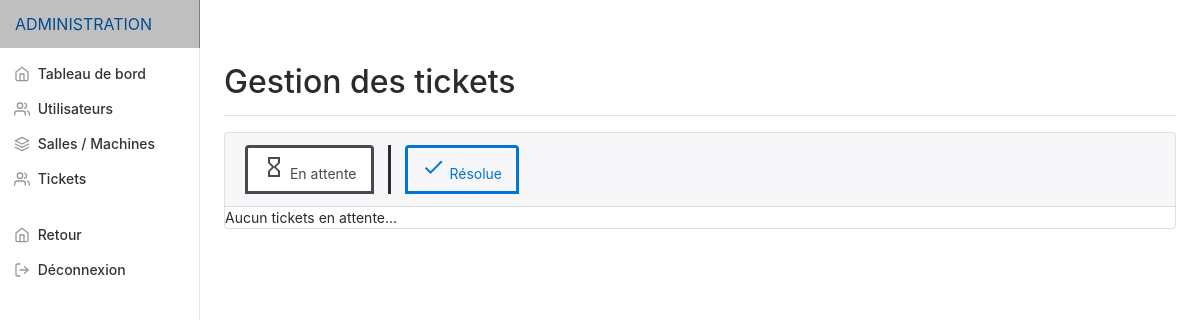
The app's page /tickets.php (signed in), older data.
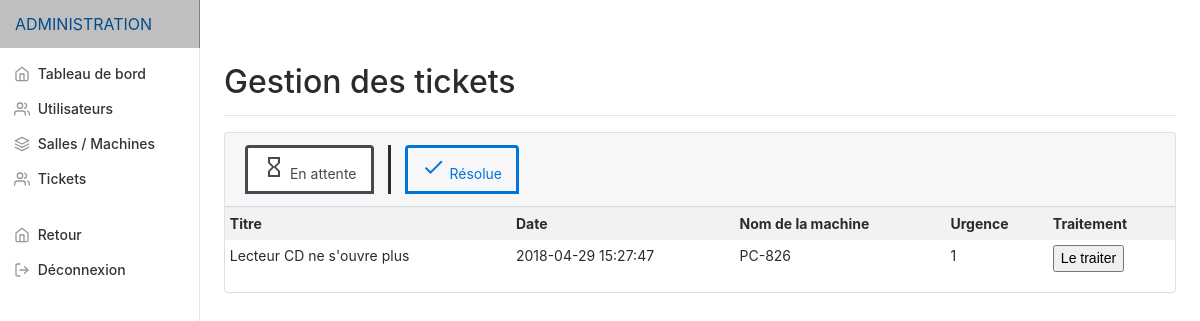
The same page, newer data.
### tables this page shows
CREATE TABLE `tickets` (
  `id_ticket` int(11) NOT NULL,
  `titre_ticket` varchar(255) NOT NULL,
  `date_ticket` datetime NOT NULL,
  `description_ticket` varchar(1000) NOT NULL,
  `urgence_ticket` varchar(255) NOT NULL,
  `statut_ticket` varchar(255) NOT NULL,
  `libelle_categorie_ticket` varchar(255) DEFAULT NULL,
  `libelle_ticket` varchar(255) DEFAULT NULL,
  `id_utilisateur` int(11) NOT NULL,
  `nom_machine` varchar(255) NOT NULL,
  `id_technicien` int(11) DEFAULT NULL,
  `traitement_ticket` varchar(1000) DEFAULT NULL
);

### tickets.php (the view, shortened to what this page needs)
<?php include('inc/admin/header.php'); ?>
<link href="assets/css/tickets.css" rel="stylesheet">
<?php
$req = $bdd->prepare('SELECT * FROM tickets WHERE statut_ticket = 0');
$req->execute();
$result_att = $req->fetchAll();
?>
<main role="main" class="col-md-9 ml-sm-auto col-lg-10 pt-3 px-4">
  <div class="d-flex justify-content-between flex-wrap flex-md-nowrap align-items-center pb-2 mb-3 border-bottom">
    <h1 class="h2">Gestion des tickets</h1>
  </div>
  <div class="card card-nav-tabs">
      <div class="card-header" data-background-color="purple">
          <div class="nav-tabs-navigation">
              <div class="nav-tabs-wrapper">
                  <ul class="nav nav-tabs" data-tabs="tabs">
                      <li class="" style="border-right: solid; margin-right: 1em; padding-right: 1em;">
                          <a class="nav-link nav-link-tickets active" href="#attente" data-toggle="tab">
                              <i class="material-icons">hourglass_empty</i> En attente
                          </a>
                      </li>
                      <li class="">
                          <a class="nav-link nav-link-tickets" href="#resolue" data-toggle="tab">
                              <i class="material-icons">done</i> Résolue
                          </a>
                      </li>
                  </ul>
              </div>
          </div>
      </div>
      <div class="card-content">
          <div class="tab-content">
              <div class="tab-pane active" id="attente">
                <div class="table-responsive">
                  <?php
                  if($result_att) {
                      echo '<table class="table table-striped table-sm">';
                          echo '<thread>';
                          echo '<tr>';
                          echo '<th>Titre</th>';
                          echo '<th>Date</th>';
                          echo '<th>Nom de la machine</th>';
                          echo '<th>Urgence</th>';
                          echo '<th>Traitement</th>';
                      foreach($result_att as $row) {
                          echo '<tr>';
                          echo '<td>'.$row["titre_ticket"].'</td>';
                          echo '<td>'.$row["date_ticket"].'</td>';
                          echo '<td>'.$row["nom_machine"].'</td>';
                          echo '<td>'.$row["urgence_ticket"].'</td>';
                          echo '<td><a href="traitementticket.php?id='.$row["id_ticket"].'"><button type="submit">Le traiter</button></a></td>';
                          echo '</tr>';
                      }
                      echo '</table>';
                  }
                  else echo 'Aucun tickets en attente...';
                  ?>
                </div>
            </div>
          </div>
      </div>
  </div>
</main>
<?php include('inc/admin/footer.php'); ?>

Row changes from the older to the newer data that the page shows:
added tickets: titre_ticket "Lecteur CD ne s'ouvre plus", date_ticket "2018-04-29 15:27:47", nom_machine "PC-826", urgence_ticket "1"
Text that changed along with them:
text no longer shown: "Aucun tickets en attente..."
text now shown: "Titre Date Nom de la machine Urgence Traitement"
